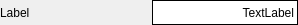
<?xml version="1.0" encoding="UTF-8"?>
<ui version="4.0">
 <class>textValueWidget</class>
 <widget class="QWidget" name="textValueWidget">
  <property name="geometry">
   <rect>
    <x>0</x>
    <y>0</y>
    <width>298</width>
    <height>25</height>
   </rect>
  </property>
  <property name="windowTitle">
   <string>Form</string>
  </property>
  <layout class="QHBoxLayout" name="horizontalLayout">
   <property name="margin">
    <number>0</number>
   </property>
   <item>
    <layout class="QGridLayout" name="gridLayout">
     <item row="0" column="1">
      <widget class="QLabel" name="value">
       <property name="styleSheet">
        <string notr="true">QLabel { background-color: white;}</string>
       </property>
       <property name="frameShape">
        <enum>QFrame::Box</enum>
       </property>
       <property name="frameShadow">
        <enum>QFrame::Plain</enum>
       </property>
       <property name="text">
        <string>TextLabel</string>
       </property>
       <property name="alignment">
        <set>Qt::AlignRight|Qt::AlignTrailing|Qt::AlignVCenter</set>
       </property>
      </widget>
     </item>
     <item row="0" column="0">
      <widget class="QLabel" name="label">
       <property name="text">
        <string>Label</string>
       </property>
      </widget>
     </item>
    </layout>
   </item>
  </layout>
 </widget>
 <resources/>
 <connections/>
</ui>
